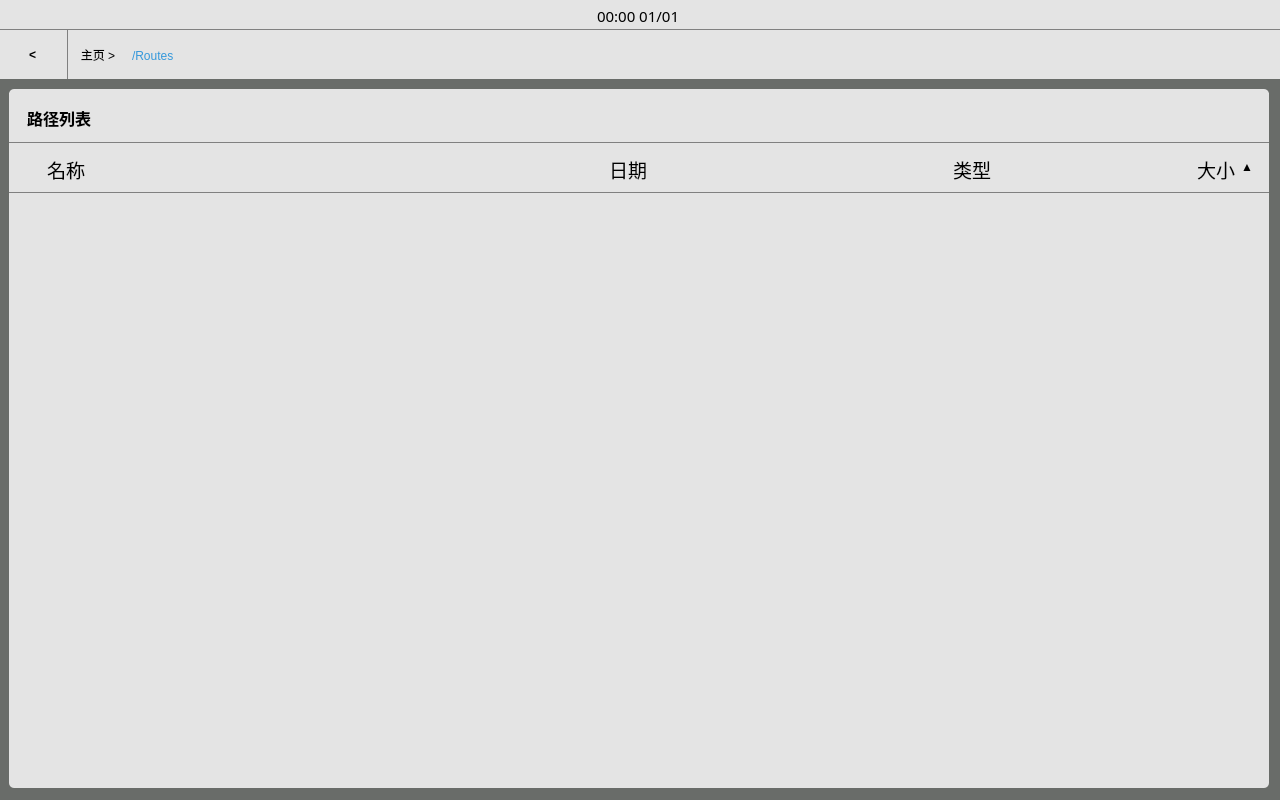
<?xml version="1.0" encoding="UTF-8"?>
<ui version="4.0">
 <class>RoutesScreen</class>
 <widget class="QWidget" name="RoutesScreen">
  <property name="geometry">
   <rect>
    <x>0</x>
    <y>0</y>
    <width>1280</width>
    <height>800</height>
   </rect>
  </property>
  <property name="minimumSize">
   <size>
    <width>1280</width>
    <height>800</height>
   </size>
  </property>
  <property name="maximumSize">
   <size>
    <width>1280</width>
    <height>800</height>
   </size>
  </property>
  <property name="styleSheet">
   <string notr="true"/>
  </property>
  <property name="RoutesScreen" stdset="0">
   <string>Form</string>
  </property>
  <widget class="QWidget" name="verticalLayoutWidget">
   <property name="geometry">
    <rect>
     <x>-1</x>
     <y>-1</y>
     <width>1281</width>
     <height>801</height>
    </rect>
   </property>
   <layout class="QVBoxLayout" name="vbaseLayout" stretch="3,5,72">
    <property name="spacing">
     <number>0</number>
    </property>
    <item>
     <widget class="QFrame" name="base_statebar">
      <property name="styleSheet">
       <string notr="true">QFrame {
                                background-color: rgb(228, 228, 228)
                                }</string>
      </property>
      <property name="frameShape">
       <enum>QFrame::NoFrame</enum>
      </property>
      <property name="frameShadow">
       <enum>QFrame::Plain</enum>
      </property>
      <widget class="QWidget" name="horizontalLayoutWidget">
       <property name="geometry">
        <rect>
         <x>-1</x>
         <y>0</y>
         <width>1281</width>
         <height>33</height>
        </rect>
       </property>
       <layout class="QHBoxLayout" name="hstateLayout">
        <item>
         <widget class="QLabel" name="stateLabel_l">
          <property name="text">
           <string/>
          </property>
         </widget>
        </item>
        <item>
         <spacer name="hstatespace_l">
          <property name="orientation">
           <enum>Qt::Horizontal</enum>
          </property>
          <property name="sizeHint" stdset="0">
           <size>
            <width>40</width>
            <height>20</height>
           </size>
          </property>
         </spacer>
        </item>
        <item>
         <widget class="QLabel" name="stateLabel_datetime">
          <property name="font">
           <font>
            <family>微软雅黑</family>
            <pointsize>11</pointsize>
            <weight>50</weight>
            <bold>false</bold>
           </font>
          </property>
          <property name="text">
           <string>00:00 01/01</string>
          </property>
         </widget>
        </item>
        <item>
         <spacer name="hstatespace_r">
          <property name="orientation">
           <enum>Qt::Horizontal</enum>
          </property>
          <property name="sizeHint" stdset="0">
           <size>
            <width>40</width>
            <height>20</height>
           </size>
          </property>
         </spacer>
        </item>
        <item>
         <widget class="QLabel" name="stateLabel_r">
          <property name="text">
           <string/>
          </property>
         </widget>
        </item>
       </layout>
      </widget>
     </widget>
    </item>
    <item>
     <widget class="QFrame" name="base_navigationbar">
      <property name="styleSheet">
       <string notr="true">QFrame {
                                background-color: rgb(228, 228, 228);
                                border-top: 1px solid gray;
                                }</string>
      </property>
      <widget class="QWidget" name="horizontalLayoutWidget_2">
       <property name="geometry">
        <rect>
         <x>-1</x>
         <y>0</y>
         <width>1281</width>
         <height>52</height>
        </rect>
       </property>
       <layout class="QHBoxLayout" name="hnavigationLayout" stretch="0,121">
        <item>
         <widget class="QPushButton" name="naviBackBtn">
          <property name="minimumSize">
           <size>
            <width>70</width>
            <height>50</height>
           </size>
          </property>
          <property name="styleSheet">
           <string notr="true">QPushButton {
                                                border: none;
                                                background-color: rgb(228, 228, 228);
                                                color: black;
                                                padding: 5px;
                                                font: 18pt &quot;宋体&quot;;
                                                font-weight: bold;
                                                border-right:1px solid gray
                                                }</string>
          </property>
          <property name="text">
           <string>&lt;</string>
          </property>
         </widget>
        </item>
        <item>
         <widget class="QWidget" name="widget" native="true">
          <widget class="QWidget" name="horizontalLayoutWidget_3">
           <property name="geometry">
            <rect>
             <x>-1</x>
             <y>0</y>
             <width>1211</width>
             <height>52</height>
            </rect>
           </property>
           <layout class="QHBoxLayout" name="horizontalLayout">
            <item>
             <widget class="QPushButton" name="naviBtn_l">
              <property name="minimumSize">
               <size>
                <width>50</width>
                <height>50</height>
               </size>
              </property>
              <property name="sizeIncrement">
               <size>
                <width>0</width>
                <height>0</height>
               </size>
              </property>
              <property name="styleSheet">
               <string notr="true">QPushButton {
                                                                font: 14pt &quot;微软雅黑&quot;;
                                                                border: none;
                                                                background-color: rgb(228, 228,
                                                                228);
                                                                }
                                                            </string>
              </property>
              <property name="text">
               <string>主页 &gt;</string>
              </property>
             </widget>
            </item>
            <item>
             <widget class="QLabel" name="naviDirectoryBtn">
              <property name="styleSheet">
               <string notr="true">QLabel {
font: 14pt &quot;微软雅黑&quot;;
color: rgb(52, 152, 219);
}</string>
              </property>
              <property name="text">
               <string>/Routes</string>
              </property>
             </widget>
            </item>
            <item>
             <spacer name="hNavilSpacer">
              <property name="orientation">
               <enum>Qt::Horizontal</enum>
              </property>
              <property name="sizeHint" stdset="0">
               <size>
                <width>40</width>
                <height>20</height>
               </size>
              </property>
             </spacer>
            </item>
            <item>
             <widget class="QPushButton" name="naviHelpBtn">
              <property name="minimumSize">
               <size>
                <width>50</width>
                <height>50</height>
               </size>
              </property>
              <property name="baseSize">
               <size>
                <width>40</width>
                <height>40</height>
               </size>
              </property>
              <property name="styleSheet">
               <string notr="true">QPushButton {
                                                                border: none;
                                                                background-color: rgb(228, 228,
                                                                228);
                                                                color: black;
                                                                padding: 5px;
                                                                }</string>
              </property>
              <property name="text">
               <string/>
              </property>
              <property name="icon">
               <iconset>
                <normalon>:/navigation/help/base_assets/help.png</normalon>
               </iconset>
              </property>
              <property name="iconSize">
               <size>
                <width>40</width>
                <height>40</height>
               </size>
              </property>
             </widget>
            </item>
            <item>
             <widget class="QPushButton" name="naviSettingBtn">
              <property name="minimumSize">
               <size>
                <width>50</width>
                <height>50</height>
               </size>
              </property>
              <property name="styleSheet">
               <string notr="true">QPushButton {
                                                                border: none;
                                                                background-color: rgb(228, 228,
                                                                228);
                                                                color: black;
                                                                padding: 5px;
                                                                }</string>
              </property>
              <property name="text">
               <string/>
              </property>
              <property name="icon">
               <iconset>
                <normalon>:/navigation/setting/base_assets/setting.png</normalon>
               </iconset>
              </property>
              <property name="iconSize">
               <size>
                <width>40</width>
                <height>40</height>
               </size>
              </property>
             </widget>
            </item>
            <item>
             <widget class="QPushButton" name="naviHamburgerBtn">
              <property name="minimumSize">
               <size>
                <width>50</width>
                <height>50</height>
               </size>
              </property>
              <property name="styleSheet">
               <string notr="true">QPushButton {
                                                                border: none;
                                                                background-color: rgb(228, 228,
                                                                228);
                                                                color: black;
                                                                padding: 5px;
                                                                }</string>
              </property>
              <property name="text">
               <string/>
              </property>
              <property name="icon">
               <iconset>
                <normalon>:/navigation/hamburger/base_assets/hamburger.png</normalon>
               </iconset>
              </property>
              <property name="iconSize">
               <size>
                <width>40</width>
                <height>40</height>
               </size>
              </property>
             </widget>
            </item>
            <item>
             <spacer name="hNavilMarginSpacer">
              <property name="orientation">
               <enum>Qt::Horizontal</enum>
              </property>
              <property name="sizeType">
               <enum>QSizePolicy::Fixed</enum>
              </property>
              <property name="sizeHint" stdset="0">
               <size>
                <width>20</width>
                <height>20</height>
               </size>
              </property>
             </spacer>
            </item>
           </layout>
          </widget>
         </widget>
        </item>
       </layout>
      </widget>
     </widget>
    </item>
    <item>
     <widget class="QWidget" name="base_workspace" native="true">
      <property name="styleSheet">
       <string notr="true">/* background-color: rgb(122, 132, 131); */
                                background-color: rgb(105, 108, 105);</string>
      </property>
      <widget class="QWidget" name="workspaceWidget" native="true">
       <property name="geometry">
        <rect>
         <x>10</x>
         <y>10</y>
         <width>1260</width>
         <height>699</height>
        </rect>
       </property>
       <property name="styleSheet">
        <string notr="true">QWidget {
	background-color: rgb(228, 228, 228);
	border-radius: 5px;
}

QWidget#workspaceTitlebar {
	border-bottom: 1px solid rgb(70,70, 70); 
	border-radius: 0px;
}
</string>
       </property>
       <widget class="QWidget" name="verticalLayoutWidget_3">
        <property name="geometry">
         <rect>
          <x>-1</x>
          <y>4</y>
          <width>1261</width>
          <height>691</height>
         </rect>
        </property>
        <layout class="QVBoxLayout" name="workspaceVLayout">
         <property name="spacing">
          <number>0</number>
         </property>
         <item>
          <widget class="QWidget" name="workspaceAddressBarWidget" native="true">
           <property name="minimumSize">
            <size>
             <width>0</width>
             <height>50</height>
            </size>
           </property>
           <property name="maximumSize">
            <size>
             <width>16777215</width>
             <height>50</height>
            </size>
           </property>
           <property name="styleSheet">
            <string notr="true">QWidget#workspaceAddressBarWidget{
	border-bottom: 1px solid gray;
	border-radius: 0px;

}</string>
           </property>
           <widget class="QWidget" name="horizontalLayoutWidget_4">
            <property name="geometry">
             <rect>
              <x>-1</x>
              <y>0</y>
              <width>1261</width>
              <height>46</height>
             </rect>
            </property>
            <layout class="QHBoxLayout" name="workspaceAddressBarHLayout" stretch="0,0,0,0,0">
             <item>
              <spacer name="horizontalSpacer">
               <property name="orientation">
                <enum>Qt::Horizontal</enum>
               </property>
               <property name="sizeHint" stdset="0">
                <size>
                 <width>40</width>
                 <height>20</height>
                </size>
               </property>
              </spacer>
             </item>
             <item>
              <widget class="QLabel" name="titleShowLabel">
               <property name="minimumSize">
                <size>
                 <width>0</width>
                 <height>50</height>
                </size>
               </property>
               <property name="maximumSize">
                <size>
                 <width>16777215</width>
                 <height>50</height>
                </size>
               </property>
               <property name="font">
                <font>
                 <family>微软雅黑</family>
                 <pointsize>12</pointsize>
                 <weight>75</weight>
                 <bold>true</bold>
                </font>
               </property>
               <property name="styleSheet">
                <string notr="true">QLabel {
	font-weight: bold;
}</string>
               </property>
               <property name="text">
                <string>路径列表</string>
               </property>
              </widget>
             </item>
             <item>
              <spacer name="horizontalSpacer_2">
               <property name="orientation">
                <enum>Qt::Horizontal</enum>
               </property>
               <property name="sizeType">
                <enum>QSizePolicy::Minimum</enum>
               </property>
               <property name="sizeHint" stdset="0">
                <size>
                 <width>1100</width>
                 <height>20</height>
                </size>
               </property>
              </spacer>
             </item>
             <item>
              <widget class="QPushButton" name="checkallRadioButton_2">
               <property name="minimumSize">
                <size>
                 <width>50</width>
                 <height>50</height>
                </size>
               </property>
               <property name="maximumSize">
                <size>
                 <width>16777215</width>
                 <height>50</height>
                </size>
               </property>
               <property name="text">
                <string/>
               </property>
               <property name="icon">
                <iconset>
                 <normalon>:/filemanager_assets/filemanager_assets/icon_filemanager_uncheckall_50.png</normalon>
                </iconset>
               </property>
               <property name="iconSize">
                <size>
                 <width>20</width>
                 <height>20</height>
                </size>
               </property>
              </widget>
             </item>
             <item>
              <spacer name="horizontalSpacer_3">
               <property name="orientation">
                <enum>Qt::Horizontal</enum>
               </property>
               <property name="sizeHint" stdset="0">
                <size>
                 <width>40</width>
                 <height>20</height>
                </size>
               </property>
              </spacer>
             </item>
            </layout>
           </widget>
          </widget>
         </item>
         <item>
          <widget class="QWidget" name="workspaceTitlebar" native="true">
           <property name="minimumSize">
            <size>
             <width>0</width>
             <height>50</height>
            </size>
           </property>
           <property name="maximumSize">
            <size>
             <width>16777215</width>
             <height>50</height>
            </size>
           </property>
           <property name="styleSheet">
            <string notr="true">QWidget#workspaceTitlebar{
	border-bottom: 1px solid gray;
	border-radius: 0px;

}</string>
           </property>
           <widget class="QWidget" name="horizontalLayoutWidget_5">
            <property name="geometry">
             <rect>
              <x>-1</x>
              <y>1</y>
              <width>1261</width>
              <height>46</height>
             </rect>
            </property>
            <layout class="QHBoxLayout" name="workspaceTitlebarHLayout">
             <item>
              <spacer name="workspaceTitlebarHSpacer5">
               <property name="orientation">
                <enum>Qt::Horizontal</enum>
               </property>
               <property name="sizeType">
                <enum>QSizePolicy::Fixed</enum>
               </property>
               <property name="sizeHint" stdset="0">
                <size>
                 <width>40</width>
                 <height>20</height>
                </size>
               </property>
              </spacer>
             </item>
             <item>
              <widget class="QPushButton" name="workspaceTitlebarNameButton">
               <property name="minimumSize">
                <size>
                 <width>0</width>
                 <height>50</height>
                </size>
               </property>
               <property name="maximumSize">
                <size>
                 <width>16777215</width>
                 <height>50</height>
                </size>
               </property>
               <property name="font">
                <font>
                 <family>微软雅黑</family>
                 <pointsize>14</pointsize>
                </font>
               </property>
               <property name="text">
                <string>名称</string>
               </property>
              </widget>
             </item>
             <item>
              <spacer name="workspaceTitlebarHSpacer1">
               <property name="orientation">
                <enum>Qt::Horizontal</enum>
               </property>
               <property name="sizeHint" stdset="0">
                <size>
                 <width>40</width>
                 <height>20</height>
                </size>
               </property>
              </spacer>
             </item>
             <item>
              <widget class="QPushButton" name="workspaceTitlebarDateButton">
               <property name="minimumSize">
                <size>
                 <width>0</width>
                 <height>50</height>
                </size>
               </property>
               <property name="maximumSize">
                <size>
                 <width>16777215</width>
                 <height>50</height>
                </size>
               </property>
               <property name="font">
                <font>
                 <family>微软雅黑</family>
                 <pointsize>14</pointsize>
                </font>
               </property>
               <property name="text">
                <string>日期</string>
               </property>
              </widget>
             </item>
             <item>
              <spacer name="workspaceTitlebarHSpacer2">
               <property name="orientation">
                <enum>Qt::Horizontal</enum>
               </property>
               <property name="sizeType">
                <enum>QSizePolicy::Fixed</enum>
               </property>
               <property name="sizeHint" stdset="0">
                <size>
                 <width>300</width>
                 <height>20</height>
                </size>
               </property>
              </spacer>
             </item>
             <item>
              <widget class="QPushButton" name="workspaceTitlebarTypeButton">
               <property name="minimumSize">
                <size>
                 <width>0</width>
                 <height>50</height>
                </size>
               </property>
               <property name="maximumSize">
                <size>
                 <width>16777215</width>
                 <height>50</height>
                </size>
               </property>
               <property name="font">
                <font>
                 <family>微软雅黑</family>
                 <pointsize>14</pointsize>
                </font>
               </property>
               <property name="text">
                <string>类型</string>
               </property>
              </widget>
             </item>
             <item>
              <spacer name="workspaceTitlebarHSpacer3">
               <property name="orientation">
                <enum>Qt::Horizontal</enum>
               </property>
               <property name="sizeType">
                <enum>QSizePolicy::Fixed</enum>
               </property>
               <property name="sizeHint" stdset="0">
                <size>
                 <width>200</width>
                 <height>20</height>
                </size>
               </property>
              </spacer>
             </item>
             <item>
              <widget class="QPushButton" name="workspaceTitlebarSizeButton">
               <property name="minimumSize">
                <size>
                 <width>0</width>
                 <height>50</height>
                </size>
               </property>
               <property name="maximumSize">
                <size>
                 <width>16777215</width>
                 <height>50</height>
                </size>
               </property>
               <property name="font">
                <font>
                 <family>微软雅黑</family>
                 <pointsize>14</pointsize>
                </font>
               </property>
               <property name="text">
                <string>大小</string>
               </property>
              </widget>
             </item>
             <item>
              <widget class="QLabel" name="workspaceTitlebarSortButton">
               <property name="text">
                <string>▲</string>
               </property>
              </widget>
             </item>
             <item>
              <spacer name="workspaceTitlebarHSpacer4">
               <property name="orientation">
                <enum>Qt::Horizontal</enum>
               </property>
               <property name="sizeType">
                <enum>QSizePolicy::Fixed</enum>
               </property>
               <property name="sizeHint" stdset="0">
                <size>
                 <width>15</width>
                 <height>20</height>
                </size>
               </property>
              </spacer>
             </item>
            </layout>
           </widget>
          </widget>
         </item>
         <item>
          <widget class="QScrollArea" name="workspaceScrollArea">
           <property name="widgetResizable">
            <bool>true</bool>
           </property>
           <widget class="QWidget" name="scrollAreaWidgetContents">
            <property name="geometry">
             <rect>
              <x>0</x>
              <y>0</y>
              <width>1259</width>
              <height>589</height>
             </rect>
            </property>
           </widget>
          </widget>
         </item>
        </layout>
       </widget>
      </widget>
     </widget>
    </item>
   </layout>
   <zorder>base_navigationbar</zorder>
   <zorder>base_workspace</zorder>
   <zorder>base_statebar</zorder>
  </widget>
 </widget>
 <resources>
  <include location="../../assets/assets.qrc"/>
 </resources>
 <connections/>
</ui>
